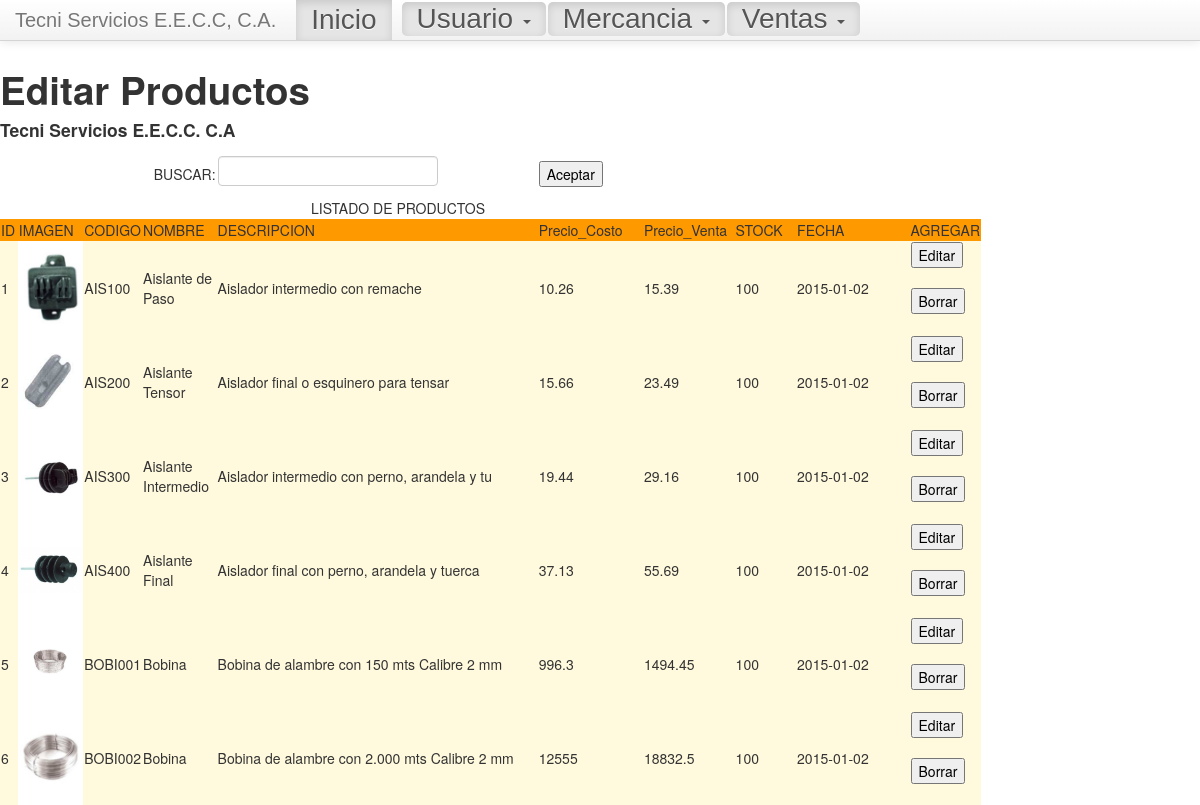
The app's page /BuscarProductos.php with its own data.
### tables this page shows
CREATE TABLE IF NOT EXISTS `productos` (
  `idProductos` int(11) NOT NULL AUTO_INCREMENT,
  `Imagen` varchar(80) DEFAULT NULL,
  `Codigo` varchar(12) DEFAULT NULL,
  `Nombre` varchar(45) DEFAULT NULL,
  `Descripcion_Productos` varchar(45) DEFAULT NULL,
  `Precio_Costo` float DEFAULT NULL,
  `Precio_Venta` float DEFAULT NULL,
  `Stock` int(11) DEFAULT NULL,
  `Fecha_Creado` date DEFAULT NULL,
  `Categoria_idCategoria` int(11) DEFAULT NULL,
  PRIMARY KEY (`idProductos`),
  KEY `fk_Productos_Categoria1_idx` (`Categoria_idCategoria`)
);

### BuscarProductos.php (the view, shortened to what this page needs)
<!DOCTYPE html PUBLIC "-//W3C//DTD XHTML 1.0 Transitional//EN" "http://www.w3.org/TR/xhtml1/DTD/xhtml1-transitional.dtd">
<html xmlns="http://www.w3.org/1999/xhtml">
<head>
  <link rel="stylesheet" href="/bootstrap/curso/css/bootstrap.css">
  <link rel="stylesheet" href="/bootstrap/curso/css/bootstrap-responsive.css">
  <link rel="stylesheet" href="/bootstrap/curso/css/estilos.css">
</head>
<body>
  <div class="navbar navbar-fixed-top">
    <div class="navbar-inner">
      <div class="container">
        <a href="index.html" class="brand">Tecni Servicios E.E.C.C, C.A.</a>
        <div class="nav-collapse">
          <ul class="nav">
            <li class="active"><a href="index.html">Inicio</a></li>
          </ul>
          <ul class="nav nav-pills">
            <li class="dropdown active">
              <a class="dropdown-toggle" data-toggle="dropdown" href="#">
                Usuario
                <b class="caret"></b>
              </a>
            </li>
            <li class="dropdown active">
              <a class="dropdown-toggle" data-toggle="dropdown" href="#">
                Mercancia
                <b class="caret"></b>
              </a>
            </li>
            <li class="dropdown active">
              <a class="dropdown-toggle" data-toggle="dropdown" href="#">
                Ventas
                <b class="caret"></b>
              </a>
            </li>
          </ul>
        </div>
      </div>
    </div>
  </div>
<h1>Editar Productos</h1>
<h4>Tecni Servicios E.E.C.C. C.A</h4>
<form id="form1" name="form1" method="post" action="">
  <table width="981" border="0" align="left">
    <tr>
      <td width="22">&nbsp;</td>
      <td width="92">&nbsp;</td>
      <td width="56">&nbsp;</td>
      <td width="94" align="right">BUSCAR:</td>
      <td width="644"><label for="buscar"></label>
      <input type="text" name="buscar" id="buscar" /></td>
      <td width="167"><input type="submit" name="Aceptar" id="Aceptar" value="Aceptar" /></form></td>
      <td width="111">&nbsp;</td>
      <td width="100">&nbsp;</td>
      <td width="321">&nbsp;</td>
    <tr>
      <td colspan="8" align="center">LISTADO DE PRODUCTOS</td>
    </tr>
    <tr>
      <td width="2" bgcolor="#FF9900">ID</td>
      <td bgcolor="#FF9900">IMAGEN</td>
      <td bgcolor="#FF9900">CODIGO</td>
      <td bgcolor="#FF9900">NOMBRE</td>
      <td bgcolor="#FF9900">DESCRIPCION</td>
      <td bgcolor="#FF9900">Precio_Costo</td>
      <td bgcolor="#FF9900">Precio_Venta</td>
      <td bgcolor="#FF9900">STOCK</td>
      <td bgcolor="#FF9900">FECHA</td>
      <td bgcolor="#FF9900">AGREGAR</td>
    </tr>
    <?php
		$consulta=mysql_query("select * from productos");
		while($filas=mysql_fetch_array($consulta)){
			$Id=$filas['idProductos'];
			$Imagen=$filas['Imagen'];
      $Codigo=$filas['Codigo'];
			$Nombre=$filas['Nombre'];
			$Desc=$filas['Descripcion_Productos'];
			$PrecioC=$filas['Precio_Costo'];
      $PrecioV=$filas['Precio_Venta'];
			$Stock=$filas['Stock'];
			$Fecha=$filas['Fecha_Creado'];
         ?>
      <td bgcolor="#FFFADD"><?php echo $Id ?></td>
      <td><img src="<?php echo $Imagen; ?>" alt="" width="70" height="70" /><br /></td>
      <td bgcolor="#FFFADD"><?php echo $Codigo ?></td>
      <td bgcolor="#FFFADD"><?php echo $Nombre ?></td>
      <td bgcolor="#FFFADD"><?php echo $Desc ?></td>
      <td bgcolor="#FFFADD"><?php echo $PrecioC ?></td>
      <td bgcolor="#FFFADD"><?php echo $PrecioV ?></td>
      <td bgcolor="#FFFADD"><?php echo $Stock ?></td>
      <td bgcolor="#FFFADD"><?php echo $Fecha ?></td>
      <td bgcolor="#FFFADD">
      <form action="EditarProductos.php" method="post" name="compra">
        <input name="Editar" type="submit" value="Editar" />
       </form>
       <form action="BorrarProductos.php" method="post">
         <input name="Borrar" type="submit" value="Borrar" />
       </form>
      </td>
    <p>
      <?php }?>
    </p>
</body>
</html>

### css/estilos.css (style rules this page uses)
body { padding-top: 60px; padding-bottom: 40px; }
a { font-size: 2em; font-family: Arial, Helvatica, sans-serif; text-align: center; }

### BuscarProductos.php (style rules this page uses)
body { background-color: #FFF; }

### records on screen
productos: idProductos "1", Imagen (picture), Codigo "AIS100", Nombre "Aislante de Paso", Descripcion_Productos "Aislador intermedio con remache", Precio_Costo "10.26", Precio_Venta "15.39", Stock "100", Fecha_Creado "2015-01-02"
productos: idProductos "2", Imagen (picture), Codigo "AIS200", Nombre "Aislante Tensor", Descripcion_Productos "Aislador final o esquinero para tensar", Precio_Costo "15.66", Precio_Venta "23.49", Stock "100", Fecha_Creado "2015-01-02"
productos: idProductos "3", Imagen (picture), Codigo "AIS300", Nombre "Aislante Intermedio", Descripcion_Productos "Aislador intermedio con perno, arandela y tu", Precio_Costo "19.44", Precio_Venta "29.16", Stock "100", Fecha_Creado "2015-01-02"
productos: idProductos "4", Imagen (picture), Codigo "AIS400", Nombre "Aislante Final", Descripcion_Productos "Aislador final con perno, arandela y tuerca", Precio_Costo "37.13", Precio_Venta "55.69", Stock "100", Fecha_Creado "2015-01-02"
productos: idProductos "5", Imagen (picture), Codigo "BOBI001", Nombre "Bobina", Descripcion_Productos "Bobina de alambre con 150 mts Calibre 2 mm", Precio_Costo "996.3", Precio_Venta "1494.45", Stock "100", Fecha_Creado "2015-01-02"
productos: idProductos "6", Imagen (picture), Codigo "BOBI002", Nombre "Bobina", Descripcion_Productos "Bobina de alambre con 2.000 mts Calibre 2 mm", Precio_Costo "12555", Precio_Venta "18832.5", Stock "100", Fecha_Creado "2015-01-02"
